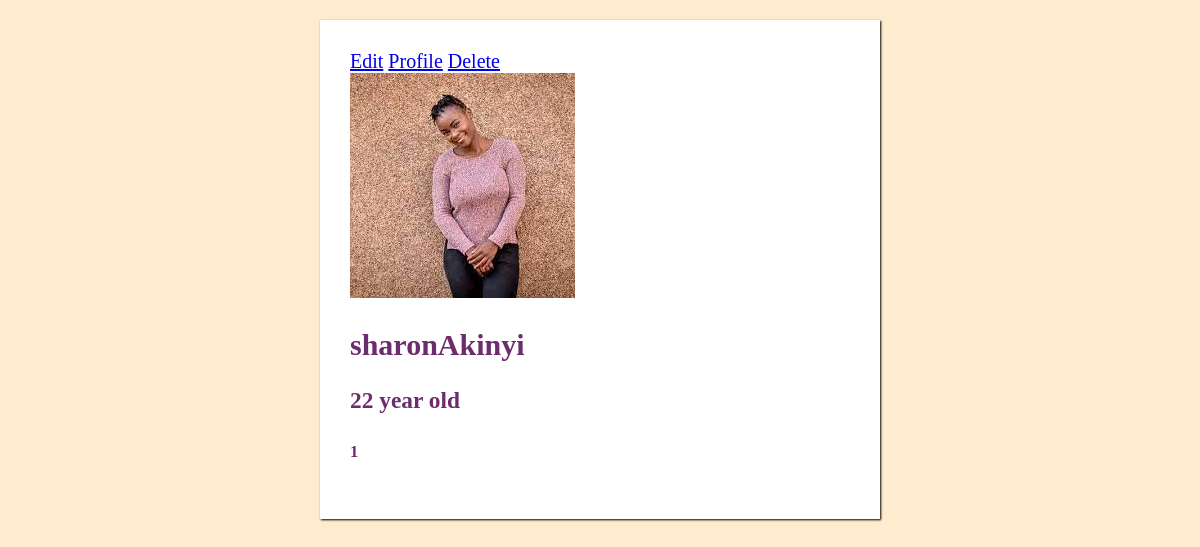
Before: /student/profile/2/ with the older database file.
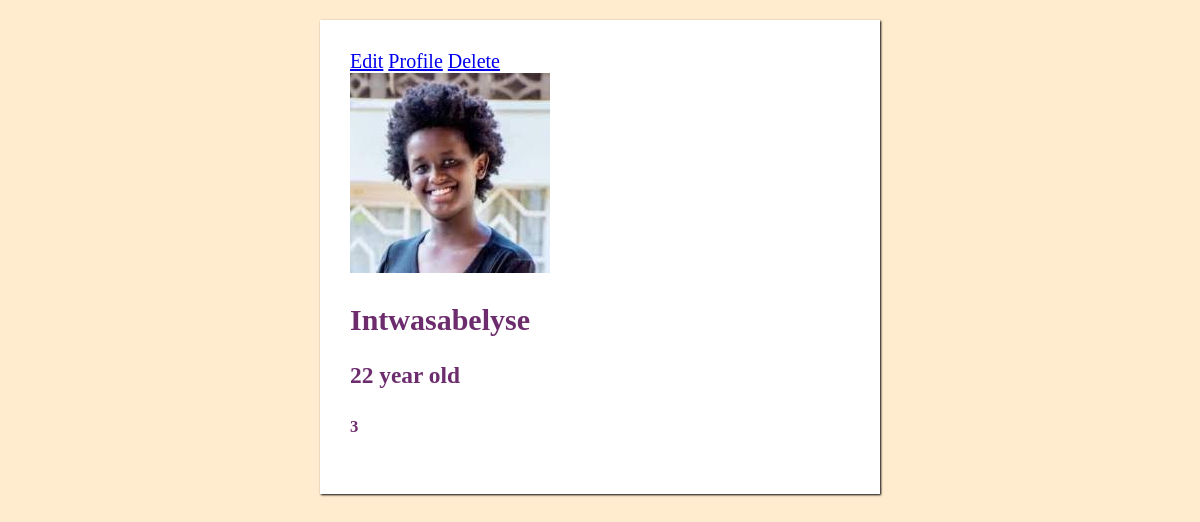
After: the same page with the newer database file.
### student/models.py (models this page shows)
class Student(models.Model):
    def full_name(self):
        return f"{self.first_name}{self.last_name}"
    first_name=models.CharField(max_length=15, null=True)
    last_name=models.CharField(max_length=12, null=True)
    age=models.PositiveSmallIntegerField(null=True)
    date_of_birth=models.DateField(null=True)
    rolenumber=models.CharField(max_length=17, null=True)
    district=models.CharField(max_length=18, null=True)
    gender_choices=(
        ("1",'Male'),
        ("2",'Female'),
        ("3",'Others'),
    )
    gender=models.CharField(max_length=19, choices =gender_choices, null=True)
    email=models.EmailField(max_length=30, null=True)
    student_id=models.PositiveSmallIntegerField(null=True)
    nationality_choices=(
        ('1', 'Kenya'),
         ('2', 'Uganda'),
          ('3', 'Rwanda'),
    )
    nationality=models.CharField(max_length =23,choices=nationality_choices, null=True)
    nationality_id=models.CharField(max_length=20, null=True)
    medical_report=models.FileField(null=True)
    language=models.CharField(max_length=20, null=True)
    laptopserialnumber=models.CharField(max_length=16, null=True)
    date_of_enrollment=models.DateField(null=True)
    profile=models.ImageField(upload_to='images/', null=True)
    phone_number=models.CharField(max_length=15, null=True)
    language_choices=(
        ('1','English'),
        ('2','kiswahili'),
        ('3','kinyaradwa'),
    )
    language=models.CharField(max_length=6, choices =language_choices, null=True)

### student/views.py (the view)
# urls.py: path('profile/<int:id>/',student_profile,name="student_profile"),
def student_profile(request,id):
    student=Student.objects.get(id=id)
    return render(request,"student_profile.html",{"student":student})

### student/templates/student_profile.html (shortened to what this page needs)
<!DOCTYPE html>
<html lang="en">
<head>
</head>
<body>
   <div class="wrapper">
       <div class="form">
    </div>
    </div><td><a href="{%url 'edit_student' id=student.id%}">Edit</a></td>
    <td><a href="{%url 'student_profile' id=student.id%}">Profile</a></td>
    <td><a href="{%url 'delete_student' id=student.id%}">Delete</a></td>
    <div id="div">
    <img src="{{ student.profile.url}}">
    <h2>{{student.full_name}}</h2>
    <h3>{{student.age}} year old</h3>
    <h5>{{student.nationality}}</h5>
</div>
</body>
</html>

### student/templates/student_profile.html (style rules this page uses)
body { background-color: blanchedalmond; align-items: center; justify-content: center; font-size: 20px; color: rgb(109, 44, 109); }
.wrapper { max-width: 500px; width: 80%; background: #fff; margin: 20px auto; padding: 30px; box-shadow: 1px 1px 2px rgba(0,0,0, 125); }

Changed rows visible on the page:
changed Student: profile: a different picture; full_name "sharonAkinyi" → "Intwasabelyse"; nationality "1" → "3"
